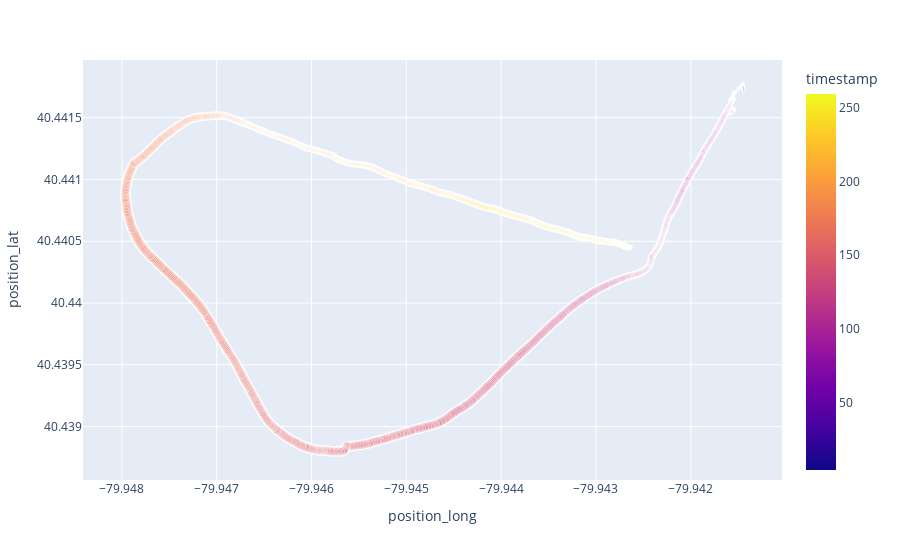

Notebook code for this chart:
### Code cell
#remove white outline around points
px.scatter(gps_data, x='position_long', y='position_lat', color='timestamp', size='enhanced_speed', size_max=10)

### Figure 1 — Plotly figure (JSON) as saved in the notebook; plotly's stock layout.template omitted (floating-point values rounded to 4 significant figures; data arrays with more than 128 entries replaced by an {"elided": "..."} marker saying what was removed)
{"data": [{"hovertemplate": "position_long=%{x}<br>position_lat=%{y}<br>enhanced_speed=%{marker.size}<br>timestamp=%{marker.color}<extra></extra>", "legendgroup": "", "marker": {"color": {"elided": "2544 float values"}, "coloraxis": "coloraxis", "size": {"elided": "2544 float values"}, "sizemode": "area", "sizeref": 0.1441, "symbol": "circle"}, "mode": "markers", "name": "", "showlegend": false, "type": "scattergl", "x": {"elided": "2544 float values"}, "xaxis": "x", "y": {"elided": "2544 float values"}, "yaxis": "y"}], "layout": {"coloraxis": {"colorbar": {"title": {"text": "timestamp"}}, "colorscale": [[0, "#0d0887"], [0.1111, "#46039f"], [0.2222, "#7201a8"], [0.3333, "#9c179e"], [0.4444, "#bd3786"], [0.5556, "#d8576b"], [0.6667, "#ed7953"], [0.7778, "#fb9f3a"], [0.8889, "#fdca26"], [1, "#f0f921"]]}, "legend": {"itemsizing": "constant", "tracegroupgap": 0}, "margin": {"t": 60}, "xaxis": {"anchor": "y", "domain": [0, 1], "title": {"text": "position_long"}}, "yaxis": {"anchor": "x", "domain": [0, 1], "title": {"text": "position_lat"}}}}
